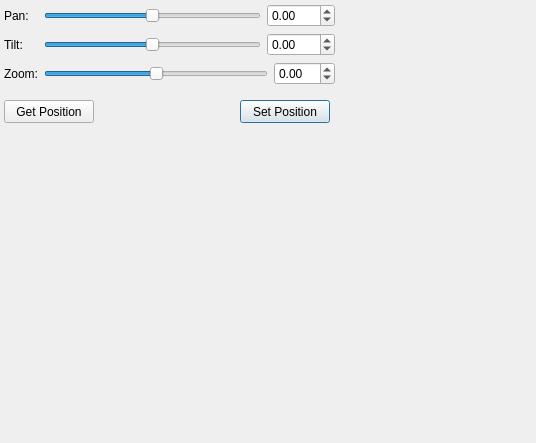
<?xml version="1.0" encoding="UTF-8"?>
<ui version="4.0">
 <class>PtuController</class>
 <widget class="QWidget" name="PtuController">
  <property name="geometry">
   <rect>
    <x>0</x>
    <y>0</y>
    <width>536</width>
    <height>443</height>
   </rect>
  </property>
  <property name="sizePolicy">
   <sizepolicy hsizetype="Minimum" vsizetype="Minimum">
    <horstretch>0</horstretch>
    <verstretch>0</verstretch>
   </sizepolicy>
  </property>
  <property name="windowTitle">
   <string>PTU Controller</string>
  </property>
  <widget class="QWidget" name="wctrls" native="true">
   <property name="geometry">
    <rect>
     <x>4</x>
     <y>4</y>
     <width>331</width>
     <height>91</height>
    </rect>
   </property>
   <layout class="QFormLayout" name="formLayout_2">
    <item row="0" column="0">
     <widget class="QLabel" name="label_3">
      <property name="text">
       <string>Pan:</string>
      </property>
      <property name="buddy">
       <cstring>sliderPan</cstring>
      </property>
     </widget>
    </item>
    <item row="0" column="1">
     <layout class="QHBoxLayout" name="horizontalLayout">
      <item>
       <widget class="QSlider" name="sliderPan">
        <property name="sizePolicy">
         <sizepolicy hsizetype="Expanding" vsizetype="Fixed">
          <horstretch>1</horstretch>
          <verstretch>0</verstretch>
         </sizepolicy>
        </property>
        <property name="minimum">
         <number>-180</number>
        </property>
        <property name="maximum">
         <number>180</number>
        </property>
        <property name="orientation">
         <enum>Qt::Horizontal</enum>
        </property>
       </widget>
      </item>
      <item>
       <widget class="QDoubleSpinBox" name="spinPan">
        <property name="minimum">
         <double>-180.000000000000000</double>
        </property>
        <property name="maximum">
         <double>180.000000000000000</double>
        </property>
       </widget>
      </item>
     </layout>
    </item>
    <item row="1" column="0">
     <widget class="QLabel" name="label_2">
      <property name="text">
       <string>Tilt:</string>
      </property>
      <property name="buddy">
       <cstring>sliderTilt</cstring>
      </property>
     </widget>
    </item>
    <item row="1" column="1">
     <layout class="QHBoxLayout" name="horizontalLayout_2">
      <item>
       <widget class="QSlider" name="sliderTilt">
        <property name="sizePolicy">
         <sizepolicy hsizetype="Expanding" vsizetype="Fixed">
          <horstretch>1</horstretch>
          <verstretch>0</verstretch>
         </sizepolicy>
        </property>
        <property name="minimum">
         <number>-180</number>
        </property>
        <property name="maximum">
         <number>180</number>
        </property>
        <property name="orientation">
         <enum>Qt::Horizontal</enum>
        </property>
       </widget>
      </item>
      <item>
       <widget class="QDoubleSpinBox" name="spinTilt">
        <property name="minimum">
         <double>-180.000000000000000</double>
        </property>
        <property name="maximum">
         <double>180.000000000000000</double>
        </property>
       </widget>
      </item>
     </layout>
    </item>
    <item row="2" column="0">
     <widget class="QLabel" name="label">
      <property name="text">
       <string>Zoom:</string>
      </property>
      <property name="buddy">
       <cstring>sliderZoom</cstring>
      </property>
     </widget>
    </item>
    <item row="2" column="1">
     <layout class="QHBoxLayout" name="horizontalLayout_3">
      <item>
       <widget class="QSlider" name="sliderZoom">
        <property name="minimum">
         <number>-10</number>
        </property>
        <property name="maximum">
         <number>10</number>
        </property>
        <property name="orientation">
         <enum>Qt::Horizontal</enum>
        </property>
       </widget>
      </item>
      <item>
       <widget class="QDoubleSpinBox" name="spinZoom">
        <property name="minimum">
         <double>-10.000000000000000</double>
        </property>
        <property name="maximum">
         <double>10.000000000000000</double>
        </property>
       </widget>
      </item>
     </layout>
    </item>
   </layout>
  </widget>
  <widget class="QPushButton" name="btSetPosition">
   <property name="geometry">
    <rect>
     <x>240</x>
     <y>100</y>
     <width>90</width>
     <height>23</height>
    </rect>
   </property>
   <property name="text">
    <string>Set Position</string>
   </property>
   <property name="default">
    <bool>true</bool>
   </property>
  </widget>
  <widget class="QPushButton" name="btGetPosition">
   <property name="geometry">
    <rect>
     <x>4</x>
     <y>100</y>
     <width>90</width>
     <height>23</height>
    </rect>
   </property>
   <property name="text">
    <string>Get Position</string>
   </property>
  </widget>
 </widget>
 <tabstops>
  <tabstop>sliderPan</tabstop>
  <tabstop>spinPan</tabstop>
  <tabstop>sliderTilt</tabstop>
  <tabstop>spinTilt</tabstop>
  <tabstop>sliderZoom</tabstop>
  <tabstop>spinZoom</tabstop>
  <tabstop>btSetPosition</tabstop>
 </tabstops>
 <resources/>
 <connections/>
</ui>
